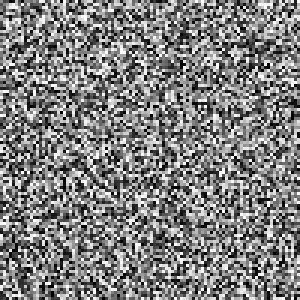
#> input picture test_image.png, 100 x 100 px (shown 3 times larger)
$ python TRAIN_ME_COMPUTER.py
#> lines starting #> are read from the running program, lines starting #| are printed output that depends on the picture
import numpy as np
import scipy.io.wavfile as wav
from scipy.fft import fft, ifft
import matplotlib.pyplot as plt
from PIL import Image
import json
import os
from typing import Tuple, Dict, Any
import logging
from dataclasses import dataclass
from pathlib import Path

# Set up logging
logging.basicConfig(level=logging.INFO)
logger = logging.getLogger(__name__)

@dataclass
class CodecConfig:
    """Configuration parameters for the codec system"""
    sample_rate: int = 44100
    min_freq: int = 20
    max_freq: int = 20000
    bits_per_pixel: int = 8
    chunk_size: int = 1024
    error_correction: bool = True
    compression_level: int = 5

class AudioImageCodec:
    """Main codec system for converting between images and audio"""

    def __init__(self, config: CodecConfig):
        self.config = config
        self.metadata: Dict[str, Any] = {}

    def encode_image(self, image_path: str) -> Tuple[np.ndarray, Dict[str, Any]]:
        """Convert image to audio signal"""
        logger.info(f"Encoding image: {image_path}")

        # Load and preprocess image
        img = Image.open(image_path).convert('L')  # Convert to grayscale
        img_array = np.array(img) / 255.0  # Normalize to 0-1

        # Store metadata
        self.metadata = {
            'original_size': img_array.shape,
            'bits_per_pixel': self.config.bits_per_pixel,
            'sample_rate': self.config.sample_rate,
            'checksum': np.sum(img_array)
        }

        # Convert to frequency domain
        frequencies = self._image_to_frequencies(img_array)

        # Generate audio signal
        audio_signal = self._frequencies_to_audio(frequencies)

        # Apply error correction if enabled
        if self.config.error_correction:
            audio_signal = self._add_error_correction(audio_signal)

        return audio_signal, self.metadata

    def decode_audio(self, audio_signal: np.ndarray, metadata: Dict[str, Any]) -> np.ndarray:
        """Convert audio signal back to image"""
        logger.info("Decoding audio to image")

        # Remove error correction if present
        if self.config.error_correction:
            audio_signal = self._remove_error_correction(audio_signal)

        # Convert back to frequencies
        frequencies = self._audio_to_frequencies(audio_signal)

        # Reconstruct image
        img_array = self._frequencies_to_image(frequencies, metadata['original_size'])

        # Verify checksum
        if abs(np.sum(img_array) - metadata['checksum']) > 1e-6:
            logger.warning("Checksum verification failed!")

        return img_array

    def _image_to_frequencies(self, img_array: np.ndarray) -> np.ndarray:
        """Convert image data to frequency domain"""
        rows, cols = img_array.shape
        frequencies = []

        for row in range(rows):
            row_data = img_array[row, :]
            row_freq = fft(row_data)
            frequencies.append(row_freq)

        return np.array(frequencies)

    def _frequencies_to_audio(self, frequencies: np.ndarray) -> np.ndarray:
        """Convert frequencies to audio signal"""
        # Store the original shape for reconstruction
        self.metadata['frequency_shape'] = frequencies.shape

        total_samples = int(self.config.sample_rate *
                          (frequencies.shape[0] * frequencies.shape[1]) /
                          self.config.max_freq)

        audio_signal = np.zeros(total_samples)
        t = np.linspace(0, 1, total_samples)

        for i, row_freq in enumerate(frequencies):
            for j, freq_component in enumerate(row_freq):
                if abs(freq_component) > 1e-6:  # Skip near-zero components
                    frequency = self._map_to_audible_freq(i, j)
                    audio_signal += abs(freq_component) * np.sin(2 * np.pi * frequency * t)

        # Normalize
        audio_signal /= np.max(np.abs(audio_signal))
        return audio_signal

    def _audio_to_frequencies(self, audio_signal: np.ndarray) -> np.ndarray:
        """Convert audio signal back to frequencies"""
        # Reconstruct the original frequency shape
        original_shape = self.metadata['frequency_shape']
        rows, cols = original_shape

        frequencies = np.zeros(original_shape, dtype=complex)
        chunk_size = cols  # Use the original column size as chunk size

        for i in range(rows):
            chunk = audio_signal[i * chunk_size:(i + 1) * chunk_size]
            if len(chunk) < chunk_size:  # Pad if necessary
                chunk = np.pad(chunk, (0, chunk_size - len(chunk)))
            frequencies[i] = fft(chunk)

        return frequencies

    def _frequencies_to_image(self, frequencies: np.ndarray,
                            original_size: Tuple[int, int]) -> np.ndarray:
        """Convert frequencies back to image"""
        rows, cols = original_size
        img_array = np.zeros(original_size)

        for i in range(rows):
            row_data = ifft(frequencies[i])
            img_array[i, :] = np.real(row_data)

        # Normalize and clip
        img_array = np.clip(img_array, 0, 1)
        return img_array

    def _map_to_audible_freq(self, i: int, j: int) -> float:
        """Map image coordinates to audible frequencies"""
        freq_range = self.config.max_freq - self.config.min_freq
        mapped_freq = self.config.min_freq + (i * j * freq_range) / (self.metadata['original_size'][0] * self.metadata['original_size'][1])
        return mapped_freq

    def _add_error_correction(self, audio_signal: np.ndarray) -> np.ndarray:
        """Add error correction codes to audio signal"""
        # Simple repetition code for demonstration
        return np.repeat(audio_signal, 3)

    def _remove_error_correction(self, audio_signal: np.ndarray) -> np.ndarray:
        """Remove error correction and correct errors"""
        # Take median of each group of 3 samples
        return np.median(audio_signal.reshape(-1, 3), axis=1)

class CodecAnalyzer:
    """Analysis and visualization tools for the codec system"""

    def __init__(self, codec: AudioImageCodec):
        self.codec = codec

    def analyze_quality(self, original: np.ndarray,
                       reconstructed: np.ndarray) -> Dict[str, float]:
        """Analyze the quality of reconstruction"""
        mse = np.mean((original - reconstructed) ** 2)
        psnr = 20 * np.log10(1.0 / np.sqrt(mse))

        return {
            'mse': mse,
            'psnr': psnr,
            'max_error': np.max(np.abs(original - reconstructed)),
            'structural_similarity': self._calculate_ssim(original, reconstructed)
        }

    def _calculate_ssim(self, img1: np.ndarray, img2: np.ndarray) -> float:
        """Calculate Structural Similarity Index"""
        # Simplified SSIM implementation
        c1 = (0.01 * 1) ** 2
        c2 = (0.03 * 1) ** 2

        mu1 = np.mean(img1)
        mu2 = np.mean(img2)
        sigma1 = np.std(img1)
        sigma2 = np.std(img2)
        sigma12 = np.mean((img1 - mu1) * (img2 - mu2))

        ssim = ((2 * mu1 * mu2 + c1) * (2 * sigma12 + c2)) / \
               ((mu1 ** 2 + mu2 ** 2 + c1) * (sigma1 ** 2 + sigma2 ** 2 + c2))
        return float(ssim)

    def visualize_results(self, original: np.ndarray,
                         reconstructed: np.ndarray,
                         audio_signal: np.ndarray) -> None:
        """Visualize original, reconstructed images and audio waveform"""
        fig, axes = plt.subplots(2, 2, figsize=(12, 10))

        # Original image
        axes[0, 0].imshow(original, cmap='gray')
        axes[0, 0].set_title('Original Image')

        # Reconstructed image
        axes[0, 1].imshow(reconstructed, cmap='gray')
        axes[0, 1].set_title('Reconstructed Image')

        # Audio waveform
        axes[1, 0].plot(audio_signal[:1000])
        axes[1, 0].set_title('Audio Waveform (first 1000 samples)')

        # Error map
        error_map = np.abs(original - reconstructed)
        im = axes[1, 1].imshow(error_map, cmap='hot')
        axes[1, 1].set_title('Error Map')
        plt.colorbar(im, ax=axes[1, 1])

        plt.tight_layout()
        plt.show()

def main():
    """Main function to demonstrate the system"""
    # Initialize system
    config = CodecConfig()
    codec = AudioImageCodec(config)
    analyzer = CodecAnalyzer(codec)

    # Test with sample image
    image_path = "test_image.png"

    # Create test image if it doesn't exist
    if not os.path.exists(image_path):
        test_img = Image.fromarray(np.random.randint(0, 255, (100, 100),
                                                    dtype=np.uint8))
        test_img.save(image_path)

    # Encode image to audio
    audio_signal, metadata = codec.encode_image(image_path)
#> in encode_image, img is the input picture: PIL image 100x100 L; min 0, max 254, mean 127.6
#> in encode_image, `self.metadata = { 'original_size': img_array.shape, 'bits_per_pixel': ..`: self.metadata = {'original_size': (100, 100), 'bits_per_pixel': 8, 'sample_rate': 44100, 'checksum': 5005.8}
#> after the loop in _image_to_frequencies, `for row in range(rows):`: frequencies = 100 items
#> the loop in _frequencies_to_audio, `for i, row_freq in enumerate(frequencies):` made 100 passes

    # Save audio file
    wav.write("encoded_audio.wav", config.sample_rate,
              (audio_signal * 32767).astype(np.int16))

    # Load original image for comparison
    original = np.array(Image.open(image_path).convert('L')) / 255.0

    # Decode audio back to image
    reconstructed = codec.decode_audio(audio_signal, metadata)
#> after the loop in _frequencies_to_image, `for i in range(rows):`:
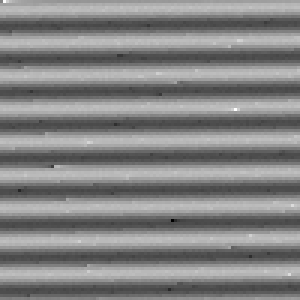
#> img_array: shape (100, 100) float64 (shown 3 times larger); min -0.862, max 0.811, mean 0.00126; drawn with min black and max white
#> in _frequencies_to_image, `img_array = np.clip(img_array, 0, 1)`:
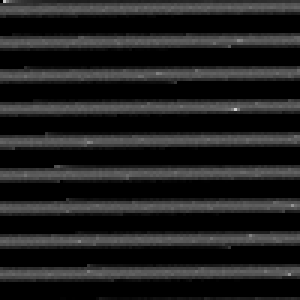
#> img_array: shape (100, 100) float64 (shown 3 times larger); min 0, max 0.811, mean 0.12

    # Analyze results
    quality_metrics = analyzer.analyze_quality(original, reconstructed)
    logger.info("Quality metrics:")
    for metric, value in quality_metrics.items():
        logger.info(f"{metric}: {value}")
#> this loop made 4 passes
#> (metric, value) on passes 1 to 4: ('mse', 0.248), ('psnr', 6.05), ('max_error', 0.996), ('structural_similarity', 0.00366)

    # Visualize results
    analyzer.visualize_results(original, reconstructed, audio_signal)
#> in visualize_results, `error_map = np.abs(original - reconstructed)`:
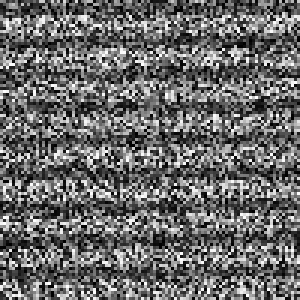
#> error_map: shape (100, 100) float64 (shown 3 times larger); min 0, max 0.996, mean 0.417
#> in visualize_results, `plt.show()`:
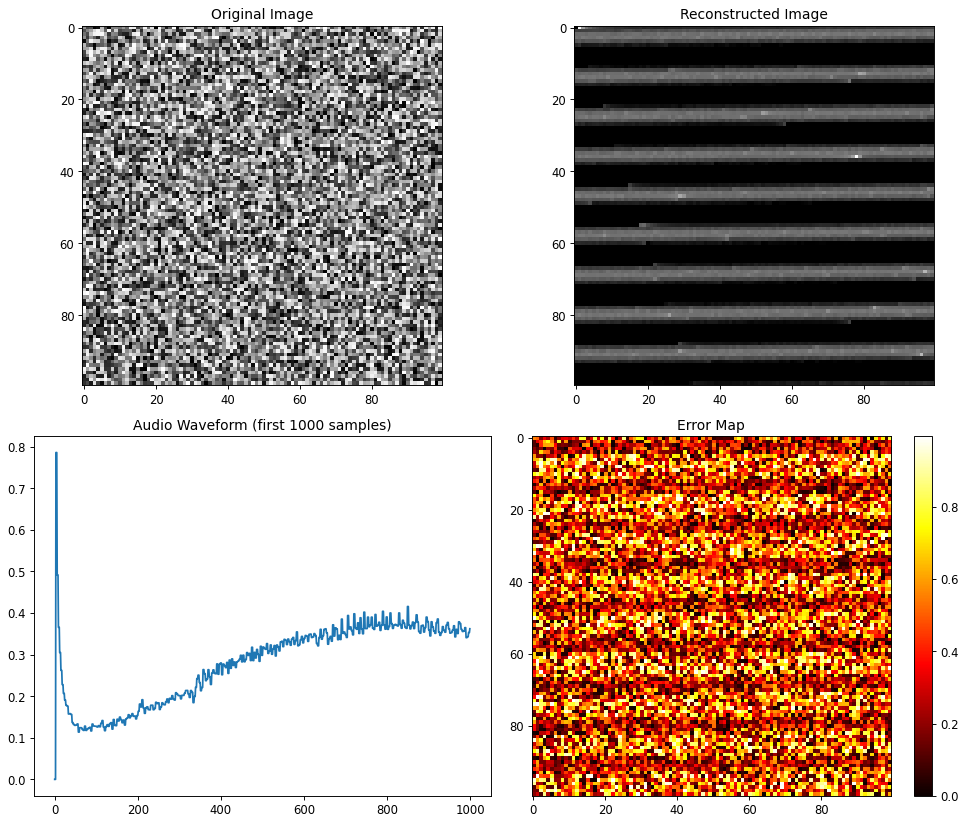
#> figure drawn by matplotlib, 5 panels; panel 3: curve peaks at x = 3, y = 0.786

if __name__ == "__main__":
    main()
